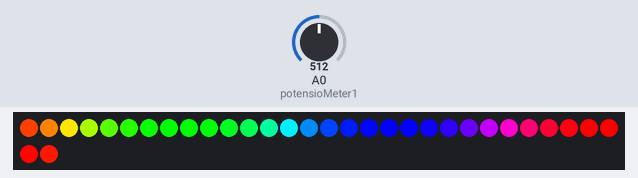
A sketch run on a simulated Arduino Uno, built with avr-gcc and run on an emulated ATmega328P. Parts: 32 RGB LEDs in strip order, left to right, continuing on the next row. The test bench sets the inputs (shaded band); at power-on: A0 (potensioMeter1) = 512.

Above: at 1.28 s.
1.3 s: A0 (potensioMeter1) set to 477
At 2.88 s:
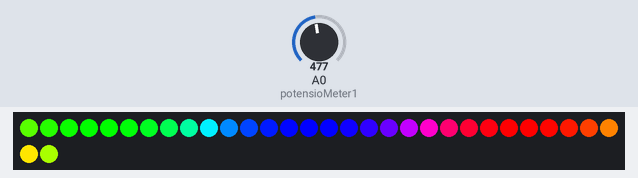
2.9 s: A0 (potensioMeter1) set to 306
At 5.74 s:
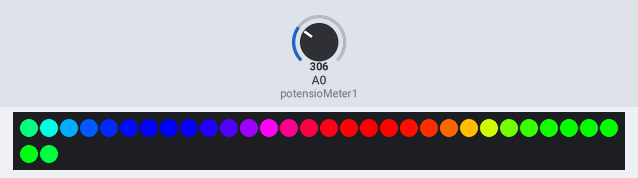
5.9 s: A0 (potensioMeter1) set to 122
At 14.71 s:
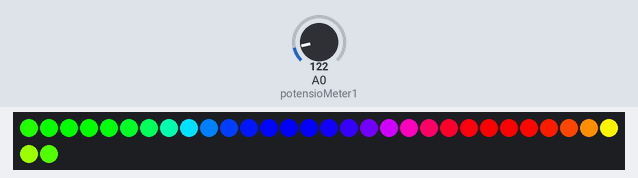

The sketch:

oppgave1.ino
```cpp
/*#include <Adafruit_NeoPixel.h>

#define PIN 13
#define NUMPIXELS 32

Adafruit_NeoPixel strip = Adafruit_NeoPixel(NUMPIXELS, PIN, NEO_GRB + NEO_KHZ800);

const int potensioMeter1 = A0;

int potensioTimer;

void mode3() {
  for (long firstPixelHue = 0; firstPixelHue < 65536; firstPixelHue += 256) {
    strip.rainbow(firstPixelHue);
    strip.show();
    delay(potensioTimer);
  }
}

void setup() {
  strip.begin();
  strip.show();
  Serial.begin(9600);
  pinMode(potensioMeter1, INPUT_PULLUP);
}

void loop() {
  int meterValue = analogRead(potensioMeter1);
  potensioTimer = map(meterValue, 0, 1023, 1, 100); // Map analog input range to delay range (1-100)
  mode3(); // Call the mode3 function with the updated delay value
}
*/

#include <Adafruit_NeoPixel.h>

#define PIN 13
#define NUMPIXELS 32

Adafruit_NeoPixel strip = Adafruit_NeoPixel(NUMPIXELS, PIN, NEO_GRB + NEO_KHZ800);

const int potensioMeter1 = A0;

int potensioTimer;

unsigned long lastUpdate = 0;
unsigned long updateInterval = 10; // Adjust this value for the desired update interval in milliseconds

void mode3() {
  static long firstPixelHue = 0;  // Static variable to retain its value between function calls
  if (millis() - lastUpdate >= potensioTimer) {
    firstPixelHue += 256;
    strip.rainbow(firstPixelHue);
    strip.show();
    lastUpdate = millis();
  }
}

void setup() {
  strip.begin();
  strip.show();
  Serial.begin(9600);
  pinMode(potensioMeter1, INPUT_PULLUP);
}

void loop() {
  int meterValue = analogRead(potensioMeter1);
  potensioTimer = map(meterValue, 0, 1023, 1, 20); // Map analog input range to delay range (1-100)
  mode3(); // Call the mode3 function with the updated delay value
}
```
